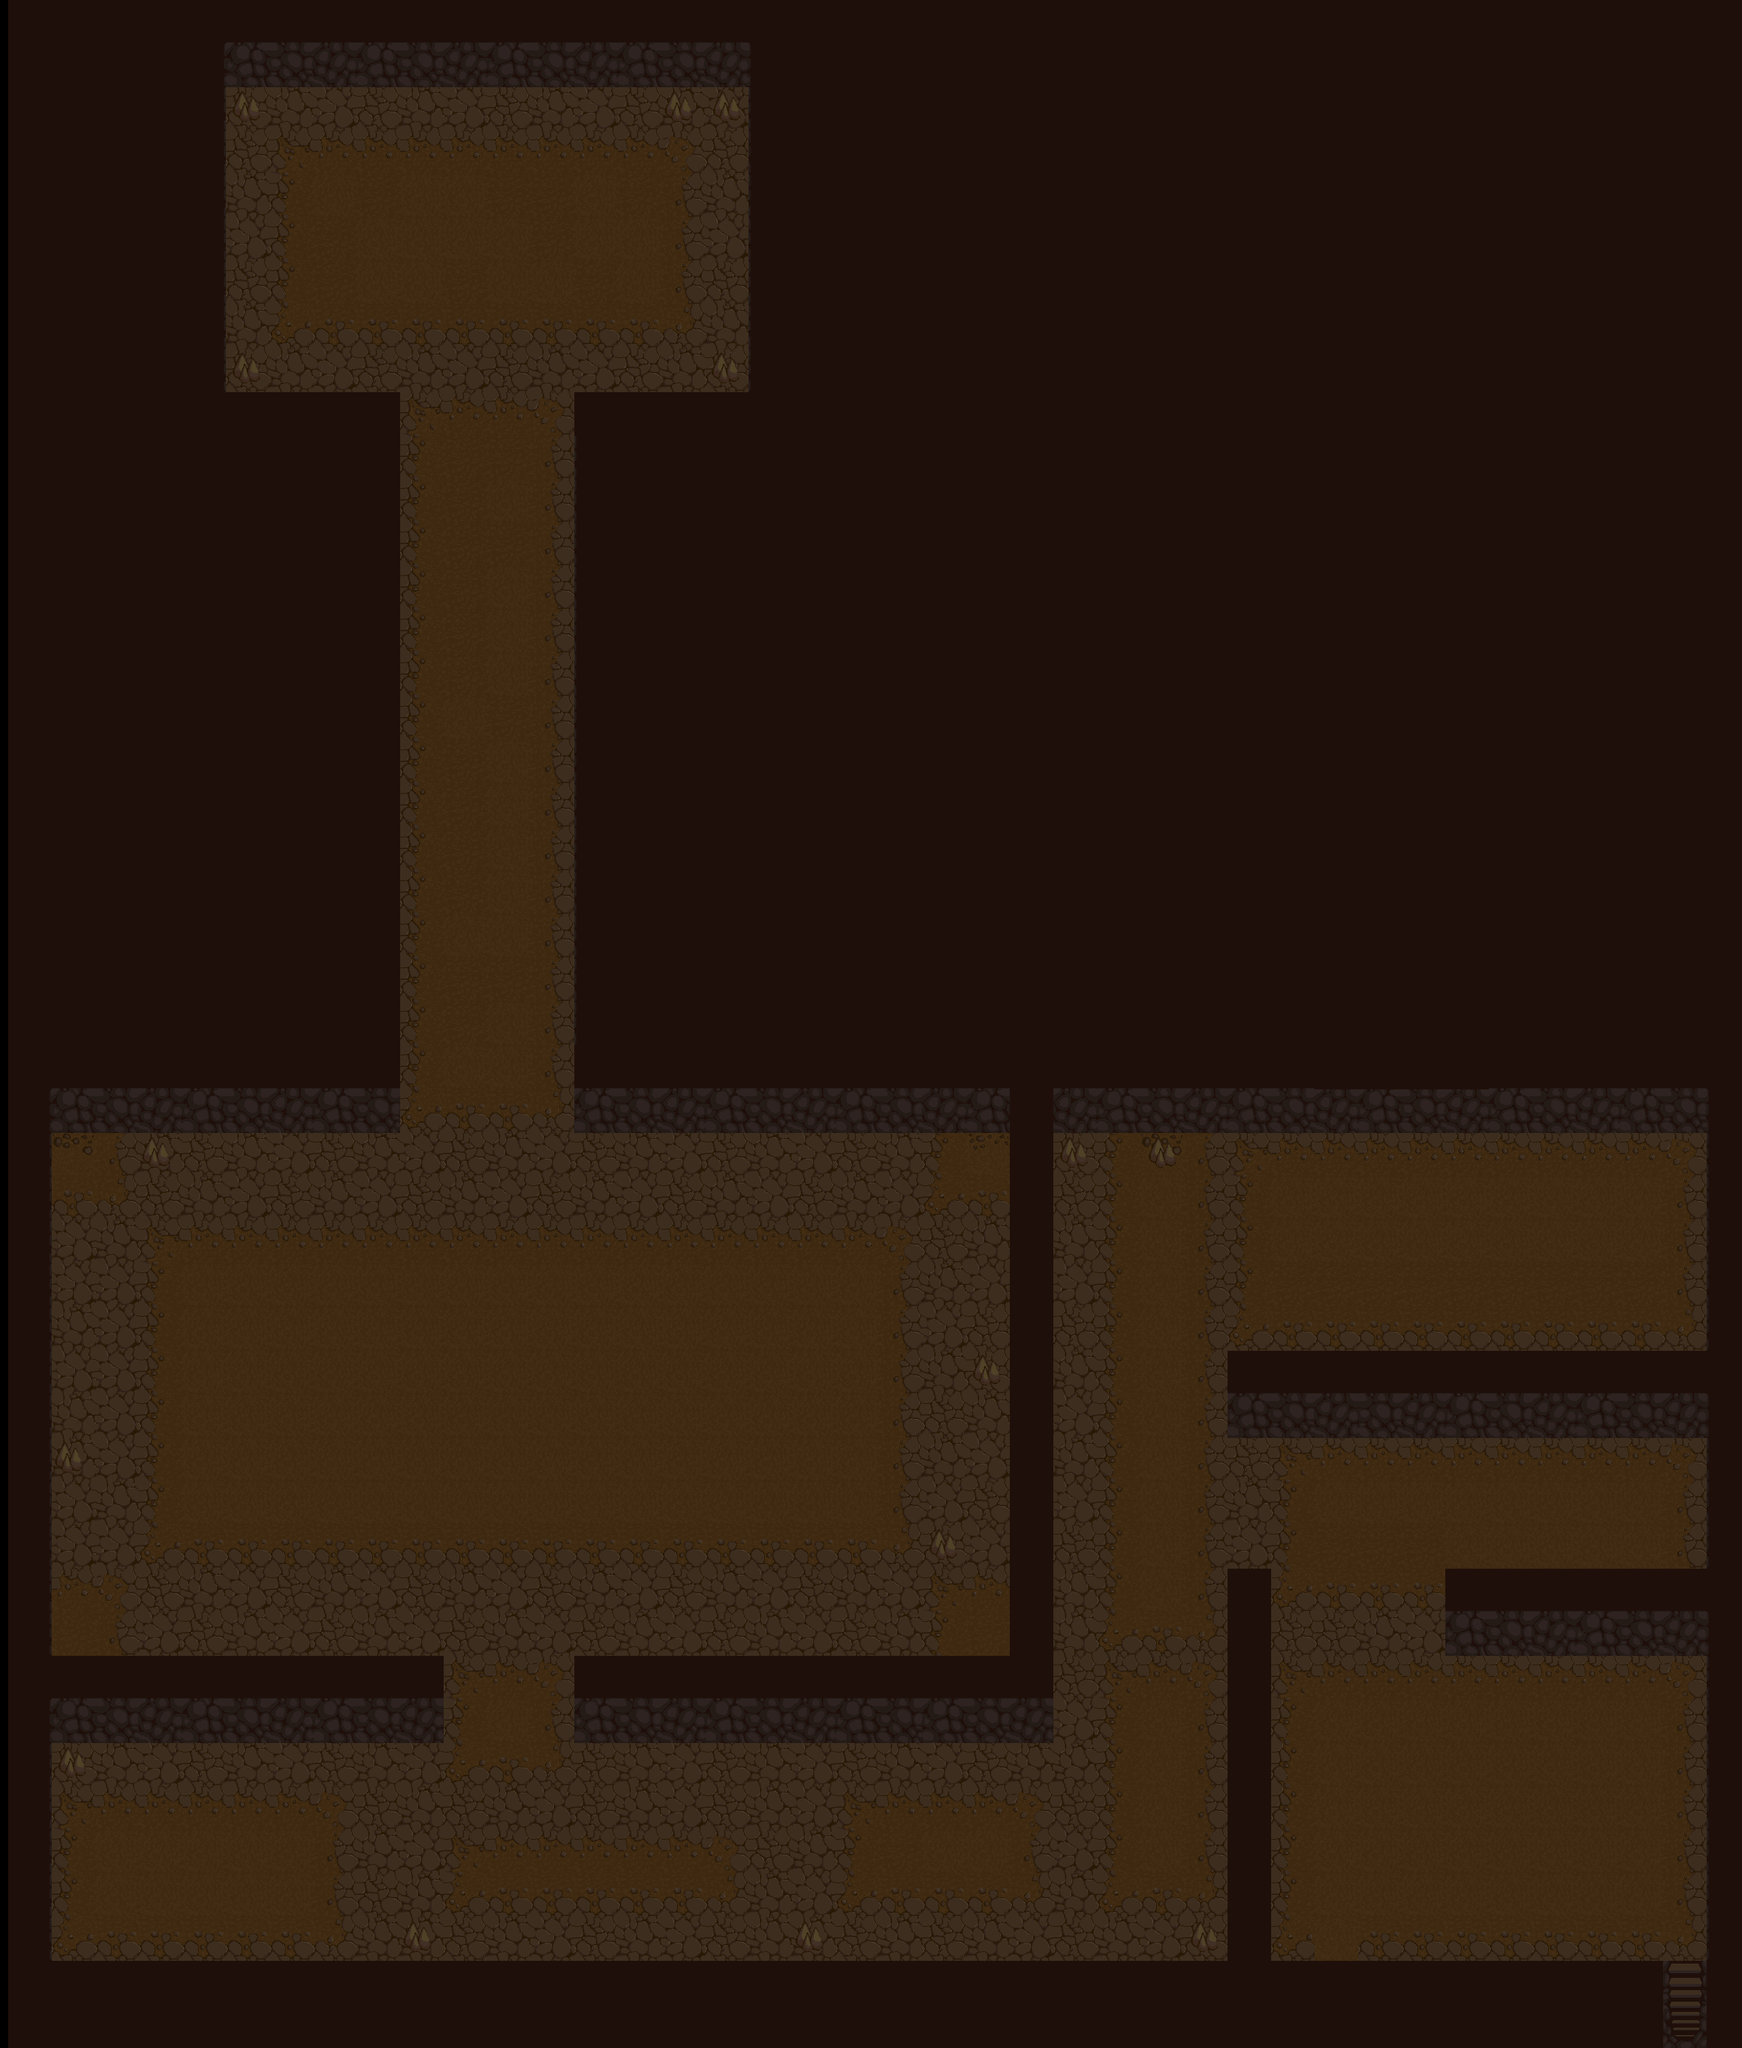

A level layout from a 2D game, rendered from its tile map. Below: a short description, then the map file with its tile-grid data intact:
An orthogonal 40x47 tile map with 64x64 px tiles, 1 tile layer (Walls).

<map version="1.0" orientation="orthogonal" renderorder="right-down" width="40" height="47" tilewidth="64" tileheight="64" nextobjectid="158">
 <tileset firstgid="1" name="TileMap2.0" tilewidth="64" tileheight="64" tilecount="180" columns="6">
  <image source="../Images/Tile_Map.png" width="384" height="1920" />
  <tile id="0">
   <properties>
    <property name="Collidable" type="bool" value="true" />
   </properties>
  </tile>
  <tile id="1">
   <properties>
    <property name="Collidable" type="bool" value="true" />
   </properties>
  </tile>
  <tile id="2">
   <properties>
    <property name="Collidable" type="bool" value="true" />
   </properties>
  </tile>
  <tile id="3">
   <properties>
    <property name="Collidable" type="bool" value="true" />
   </properties>
  </tile>
  <tile id="4">
   <properties>
    <property name="Collidable" type="bool" value="true" />
   </properties>
  </tile>
  <tile id="5">
   <properties>
    <property name="Collidable" type="bool" value="true" />
   </properties>
  </tile>
  <tile id="6">
   <properties>
    <property name="Collidable" type="bool" value="true" />
   </properties>
  </tile>
  <tile id="7">
   <properties>
    <property name="Collidable" type="bool" value="true" />
   </properties>
  </tile>
  <tile id="8">
   <properties>
    <property name="Collidable" type="bool" value="true" />
   </properties>
  </tile>
  <tile id="9">
   <properties>
    <property name="Collidable" type="bool" value="true" />
   </properties>
  </tile>
  <tile id="10">
   <properties>
    <property name="Collidable" type="bool" value="true" />
   </properties>
  </tile>
  <tile id="11">
   <properties>
    <property name="Collidable" type="bool" value="true" />
   </properties>
  </tile>
  <tile id="12">
   <properties>
    <property name="Collidable" type="bool" value="true" />
   </properties>
  </tile>
  <tile id="13">
   <properties>
    <property name="Collidable" type="bool" value="true" />
   </properties>
  </tile>
  <tile id="14">
   <properties>
    <property name="Collidable" type="bool" value="true" />
   </properties>
  </tile>
  <tile id="15">
   <properties>
    <property name="Collidable" type="bool" value="true" />
   </properties>
  </tile>
  <tile id="16">
   <properties>
    <property name="Collidable" type="bool" value="true" />
   </properties>
  </tile>
  <tile id="17">
   <properties>
    <property name="Collidable" type="bool" value="true" />
   </properties>
  </tile>
  <tile id="36">
   <properties>
    <property name="Collidable" type="bool" value="true" />
   </properties>
  </tile>
  <tile id="37">
   <properties>
    <property name="Collidable" type="bool" value="true" />
   </properties>
  </tile>
  <tile id="38">
   <properties>
    <property name="Collidable" type="bool" value="true" />
   </properties>
  </tile>
  <tile id="39">
   <properties>
    <property name="Collidable" type="bool" value="true" />
   </properties>
  </tile>
  <tile id="40">
   <properties>
    <property name="Collidable" type="bool" value="true" />
   </properties>
  </tile>
  <tile id="41">
   <properties>
    <property name="Collidable" type="bool" value="true" />
   </properties>
  </tile>
  <tile id="42">
   <properties>
    <property name="Collidable" type="bool" value="true" />
   </properties>
  </tile>
  <tile id="43">
   <properties>
    <property name="Collidable" type="bool" value="true" />
   </properties>
  </tile>
  <tile id="44">
   <properties>
    <property name="Collidable" type="bool" value="true" />
   </properties>
  </tile>
  <tile id="45">
   <properties>
    <property name="Collidable" type="bool" value="true" />
   </properties>
  </tile>
  <tile id="46">
   <properties>
    <property name="Collidable" type="bool" value="true" />
   </properties>
  </tile>
  <tile id="47">
   <properties>
    <property name="Collidable" type="bool" value="true" />
   </properties>
  </tile>
  <tile id="48">
   <properties>
    <property name="Collidable" type="bool" value="true" />
   </properties>
  </tile>
  <tile id="49">
   <properties>
    <property name="Collidable" type="bool" value="true" />
   </properties>
  </tile>
  <tile id="50">
   <properties>
    <property name="Collidable" type="bool" value="true" />
   </properties>
  </tile>
  <tile id="51">
   <properties>
    <property name="Collidable" type="bool" value="true" />
   </properties>
  </tile>
  <tile id="52">
   <properties>
    <property name="Collidable" type="bool" value="true" />
   </properties>
  </tile>
  <tile id="53">
   <properties>
    <property name="Collidable" type="bool" value="true" />
   </properties>
  </tile>
  <tile id="72">
   <properties>
    <property name="Collidable" type="bool" value="true" />
   </properties>
  </tile>
  <tile id="73">
   <properties>
    <property name="Collidable" type="bool" value="true" />
   </properties>
  </tile>
  <tile id="74">
   <properties>
    <property name="Collidable" type="bool" value="true" />
   </properties>
  </tile>
  <tile id="75">
   <properties>
    <property name="Collidable" type="bool" value="true" />
   </properties>
  </tile>
  <tile id="76">
   <properties>
    <property name="Collidable" type="bool" value="true" />
   </properties>
  </tile>
  <tile id="77">
   <properties>
    <property name="Collidable" type="bool" value="true" />
   </properties>
  </tile>
  <tile id="78">
   <properties>
    <property name="Collidable" type="bool" value="true" />
   </properties>
  </tile>
  <tile id="79">
   <properties>
    <property name="Collidable" type="bool" value="true" />
   </properties>
  </tile>
  <tile id="80">
   <properties>
    <property name="Collidable" type="bool" value="true" />
   </properties>
  </tile>
  <tile id="81">
   <properties>
    <property name="Collidable" type="bool" value="true" />
   </properties>
  </tile>
  <tile id="82">
   <properties>
    <property name="Collidable" type="bool" value="true" />
   </properties>
  </tile>
  <tile id="83">
   <properties>
    <property name="Collidable" type="bool" value="true" />
   </properties>
  </tile>
  <tile id="84">
   <properties>
    <property name="Collidable" type="bool" value="true" />
   </properties>
  </tile>
  <tile id="85">
   <properties>
    <property name="Collidable" type="bool" value="true" />
   </properties>
  </tile>
  <tile id="86">
   <properties>
    <property name="Collidable" type="bool" value="true" />
   </properties>
  </tile>
  <tile id="87">
   <properties>
    <property name="Collidable" type="bool" value="true" />
   </properties>
  </tile>
  <tile id="88">
   <properties>
    <property name="Collidable" type="bool" value="true" />
   </properties>
  </tile>
  <tile id="89">
   <properties>
    <property name="Collidable" type="bool" value="true" />
   </properties>
  </tile>
  <tile id="108">
   <properties>
    <property name="Collidable" type="bool" value="true" />
   </properties>
  </tile>
  <tile id="109">
   <properties>
    <property name="Collidable" type="bool" value="true" />
   </properties>
  </tile>
  <tile id="110">
   <properties>
    <property name="Collidable" type="bool" value="true" />
   </properties>
  </tile>
  <tile id="111">
   <properties>
    <property name="Collidable" type="bool" value="true" />
   </properties>
  </tile>
  <tile id="112">
   <properties>
    <property name="Collidable" type="bool" value="true" />
   </properties>
  </tile>
  <tile id="113">
   <properties>
    <property name="Collidable" type="bool" value="true" />
   </properties>
  </tile>
  <tile id="114">
   <properties>
    <property name="Collidable" type="bool" value="true" />
   </properties>
  </tile>
  <tile id="115">
   <properties>
    <property name="Collidable" type="bool" value="true" />
   </properties>
  </tile>
  <tile id="116">
   <properties>
    <property name="Collidable" type="bool" value="true" />
   </properties>
  </tile>
  <tile id="117">
   <properties>
    <property name="Collidable" type="bool" value="true" />
   </properties>
  </tile>
  <tile id="118">
   <properties>
    <property name="Collidable" type="bool" value="true" />
   </properties>
  </tile>
  <tile id="119">
   <properties>
    <property name="Collidable" type="bool" value="true" />
   </properties>
  </tile>
  <tile id="120">
   <properties>
    <property name="Collidable" type="bool" value="true" />
   </properties>
  </tile>
  <tile id="121">
   <properties>
    <property name="Collidable" type="bool" value="true" />
   </properties>
  </tile>
  <tile id="122">
   <properties>
    <property name="Collidable" type="bool" value="true" />
   </properties>
  </tile>
  <tile id="123">
   <properties>
    <property name="Collidable" type="bool" value="true" />
   </properties>
  </tile>
  <tile id="124">
   <properties>
    <property name="Collidable" type="bool" value="true" />
   </properties>
  </tile>
  <tile id="125">
   <properties>
    <property name="Collidable" type="bool" value="true" />
   </properties>
  </tile>
  <tile id="144">
   <properties>
    <property name="Collidable" type="bool" value="true" />
   </properties>
  </tile>
  <tile id="145">
   <properties>
    <property name="Collidable" type="bool" value="true" />
   </properties>
  </tile>
  <tile id="146">
   <properties>
    <property name="Collidable" type="bool" value="true" />
   </properties>
  </tile>
  <tile id="147">
   <properties>
    <property name="Collidable" type="bool" value="true" />
   </properties>
  </tile>
  <tile id="148">
   <properties>
    <property name="Collidable" type="bool" value="true" />
   </properties>
  </tile>
  <tile id="149">
   <properties>
    <property name="Collidable" type="bool" value="true" />
   </properties>
  </tile>
  <tile id="150">
   <properties>
    <property name="Collidable" type="bool" value="true" />
   </properties>
  </tile>
  <tile id="151">
   <properties>
    <property name="Collidable" type="bool" value="true" />
   </properties>
  </tile>
  <tile id="152">
   <properties>
    <property name="Collidable" type="bool" value="true" />
   </properties>
  </tile>
  <tile id="153">
   <properties>
    <property name="Collidable" type="bool" value="true" />
   </properties>
  </tile>
  <tile id="154">
   <properties>
    <property name="Collidable" type="bool" value="true" />
   </properties>
  </tile>
  <tile id="155">
   <properties>
    <property name="Collidable" type="bool" value="true" />
   </properties>
  </tile>
  <tile id="156">
   <properties>
    <property name="Collidable" type="bool" value="true" />
   </properties>
  </tile>
  <tile id="157">
   <properties>
    <property name="Collidable" type="bool" value="true" />
   </properties>
  </tile>
  <tile id="158">
   <properties>
    <property name="Collidable" type="bool" value="true" />
   </properties>
  </tile>
  <tile id="159">
   <properties>
    <property name="Collidable" type="bool" value="true" />
   </properties>
  </tile>
  <tile id="160">
   <properties>
    <property name="Collidable" type="bool" value="true" />
   </properties>
  </tile>
  <tile id="161">
   <properties>
    <property name="Collidable" type="bool" value="true" />
   </properties>
  </tile>
 </tileset>
 <layer name="Walls" width="40" height="47" offsetx="12" offsety="0">
  <data encoding="csv">
4,4,4,4,4,1,2,3,1,2,3,1,2,3,1,2,3,4,4,4,4,4,4,4,4,4,4,4,4,4,4,4,4,4,4,4,4,4,4,4,
4,4,4,4,6,7,8,9,7,8,9,7,8,9,7,8,9,5,4,4,4,4,4,4,4,4,4,4,4,4,4,4,4,4,4,4,4,4,4,4,
4,4,4,4,6,10,32,33,31,32,33,31,32,33,31,11,12,5,4,4,4,4,4,4,4,4,4,4,4,4,4,4,4,4,4,4,4,4,4,4,
4,4,4,4,6,31,22,23,23,23,23,23,23,23,23,24,31,5,4,4,4,4,4,4,4,4,4,4,4,4,4,4,4,4,4,4,4,4,4,4,
4,4,4,4,6,32,28,25,29,25,25,29,29,25,29,30,32,5,4,4,4,4,4,4,4,4,4,4,4,4,4,4,4,4,4,4,4,4,4,4,
4,4,4,4,6,33,28,29,25,25,25,25,29,25,25,30,33,5,4,4,4,4,4,4,4,4,4,4,4,4,4,4,4,4,4,4,4,4,4,4,
4,4,4,4,6,31,28,29,25,25,29,25,25,29,25,30,31,5,4,4,4,4,4,4,4,4,4,4,4,4,4,4,4,4,4,4,4,4,4,4,
4,4,4,4,6,32,34,35,35,35,35,35,35,35,35,36,32,5,4,4,4,4,4,4,4,4,4,4,4,4,4,4,4,4,4,4,4,4,4,4,
4,4,4,4,6,10,32,33,31,32,33,31,32,33,31,32,10,5,4,4,4,4,4,4,4,4,4,4,4,4,4,4,4,4,4,4,4,4,4,4,
4,4,4,4,4,4,4,4,4,22,23,23,24,4,4,4,4,4,4,4,4,4,4,4,4,4,4,4,4,4,4,4,4,4,4,4,4,4,4,4,
4,4,4,4,4,4,4,4,4,28,29,29,30,5,4,4,4,4,4,4,4,4,4,4,4,4,4,4,4,4,4,4,4,4,4,4,4,4,4,4,
4,4,4,4,4,4,4,4,4,28,29,25,30,5,4,4,4,4,4,4,4,4,4,4,4,4,4,4,4,4,4,4,4,4,4,4,4,4,4,4,
4,4,4,4,4,4,4,4,4,28,29,29,30,5,4,4,4,4,4,4,4,4,4,4,4,4,4,4,4,4,4,4,4,4,4,4,4,4,4,4,
4,4,4,4,4,4,4,4,4,28,29,25,30,5,4,4,4,4,4,4,4,4,4,4,4,4,4,4,4,4,4,4,4,4,4,4,4,4,4,4,
4,4,4,4,4,4,4,4,4,28,29,25,30,5,4,4,4,4,4,4,4,4,4,4,4,4,4,4,4,4,4,4,4,4,4,4,4,4,4,4,
4,4,4,4,4,4,4,4,4,28,29,25,30,5,4,4,4,4,4,4,4,4,4,4,4,4,4,4,4,4,4,4,4,4,4,4,4,4,4,4,
4,4,4,4,4,4,4,4,4,28,25,29,30,5,4,4,4,4,4,4,4,4,4,4,4,4,4,4,4,4,4,4,4,4,4,4,4,4,4,4,
4,4,4,4,4,4,4,4,4,28,29,25,30,5,4,4,4,4,4,4,4,4,4,4,4,4,4,4,4,4,4,4,4,4,4,4,4,4,4,4,
4,4,4,4,4,4,4,4,4,28,29,25,30,5,4,4,4,4,4,4,4,4,4,4,4,4,4,4,4,4,4,4,4,4,4,4,4,4,4,4,
4,4,4,4,4,4,4,4,4,28,29,25,30,5,4,4,4,4,4,4,4,4,4,4,4,4,4,4,4,4,4,4,4,4,4,4,4,4,4,4,
4,4,4,4,4,4,4,4,4,28,29,25,30,5,4,4,4,4,4,4,4,4,4,4,4,4,4,4,4,4,4,4,4,4,4,4,4,4,4,4,
4,4,4,4,4,4,4,4,4,28,25,25,30,5,4,4,4,4,4,4,4,4,4,4,4,4,4,4,4,4,4,4,4,4,4,4,4,4,4,4,
4,4,4,4,4,4,4,4,4,28,29,29,30,5,4,4,4,4,4,4,4,4,4,4,4,4,4,4,4,4,4,4,4,4,4,4,4,4,4,4,
4,4,4,4,4,4,4,4,4,28,29,25,30,5,4,4,4,4,4,4,4,4,4,4,4,4,4,4,4,4,4,4,4,4,4,4,4,4,4,4,
4,1,2,3,1,2,3,1,2,28,25,25,30,1,2,3,1,2,3,1,2,3,1,4,3,1,2,3,1,2,4,4,4,4,1,2,3,1,2,4,
6,7,8,9,7,8,9,7,8,34,35,35,36,7,8,9,7,8,9,7,8,9,7,4,9,7,8,9,7,8,9,7,8,9,7,8,9,7,8,5,
6,26,30,11,31,32,33,31,32,33,31,32,33,31,32,33,31,32,33,31,32,28,27,4,10,28,15,30,22,23,23,23,23,23,23,23,23,23,24,5,
6,35,36,31,32,33,31,32,33,31,32,33,31,32,33,31,32,33,31,32,33,34,35,4,31,28,25,30,28,25,25,25,25,25,25,25,25,25,30,5,
6,33,32,22,23,23,23,23,23,23,23,23,23,23,23,23,23,23,23,23,24,31,32,4,32,28,25,30,28,25,25,25,25,25,25,25,25,25,30,5,
6,33,33,28,25,25,25,25,25,25,25,25,25,25,25,25,25,25,25,25,30,32,33,4,33,28,25,30,28,29,29,29,29,29,29,29,29,29,30,5,
6,32,33,28,25,25,25,25,25,25,25,25,25,25,25,25,25,25,25,25,30,33,31,4,31,28,25,30,34,35,35,35,35,35,35,35,35,35,36,5,
6,33,33,28,25,25,25,25,25,25,25,25,25,25,25,25,25,25,25,25,30,32,10,4,32,28,25,30,1,2,3,2,3,1,2,3,1,2,3,4,
6,32,33,28,25,25,25,25,25,25,25,25,25,25,25,25,25,25,25,25,30,31,32,4,33,28,25,30,7,8,9,8,9,7,8,9,7,8,9,5,
6,11,33,28,25,25,25,25,25,25,25,25,25,25,25,25,25,25,25,25,30,32,33,4,32,28,25,30,31,22,23,23,23,23,23,23,23,23,24,5,
6,33,32,28,25,25,25,25,25,25,25,25,25,25,25,25,25,25,25,25,30,33,31,4,33,28,25,30,32,28,25,25,25,25,25,25,25,25,30,5,
6,33,33,34,35,35,35,35,35,35,35,35,35,35,35,35,35,35,35,35,36,10,33,4,31,28,25,30,33,28,29,29,29,25,25,25,25,25,30,5,
6,23,24,31,32,33,31,32,33,31,32,33,31,32,33,31,32,33,31,32,33,22,23,4,32,28,25,30,4,34,35,35,35,1,2,3,1,2,3,4,
6,29,30,33,31,32,33,31,32,33,31,32,33,31,32,33,31,32,33,31,32,28,29,4,32,34,35,36,4,31,31,32,33,7,8,9,7,8,9,5,
4,1,2,3,1,2,3,1,2,3,22,23,24,1,2,3,1,2,3,1,2,1,2,3,31,22,23,24,4,22,23,23,23,23,23,23,23,23,24,5,
6,7,8,9,7,8,9,7,8,9,28,25,30,7,8,9,7,8,9,7,8,7,8,9,33,28,25,30,4,28,25,25,25,25,25,25,25,25,30,5,
6,10,32,33,31,32,33,31,32,33,34,35,36,31,32,33,31,32,33,31,32,33,31,32,32,28,25,30,4,28,25,25,25,25,25,25,25,25,30,5,
6,22,23,23,23,23,23,24,31,32,31,32,33,31,32,33,31,32,33,22,23,23,23,24,31,28,25,30,4,28,25,25,25,25,25,25,25,25,30,5,
6,28,25,25,25,25,25,30,32,33,22,23,23,23,23,23,24,31,32,28,29,25,25,30,33,28,25,30,4,28,25,25,25,25,25,25,25,25,30,5,
6,28,25,25,25,25,25,30,31,32,34,35,35,35,35,35,36,32,33,34,35,35,35,36,32,34,35,36,4,28,25,25,25,25,25,25,25,25,30,5,
6,34,35,35,35,35,35,36,32,11,31,32,33,31,32,33,31,32,11,31,32,31,32,33,31,32,33,10,4,34,25,35,35,35,35,35,35,35,36,5,
4,4,4,4,4,4,4,4,4,4,4,4,4,4,4,4,4,4,4,4,4,4,4,4,4,4,4,4,4,4,4,4,4,4,4,4,4,4,19,4,
4,4,4,4,4,4,4,4,4,4,4,4,4,4,4,4,4,4,4,4,4,4,4,4,4,4,4,4,4,4,4,4,4,4,4,4,4,4,20,4
</data>
 </layer>
</map>
